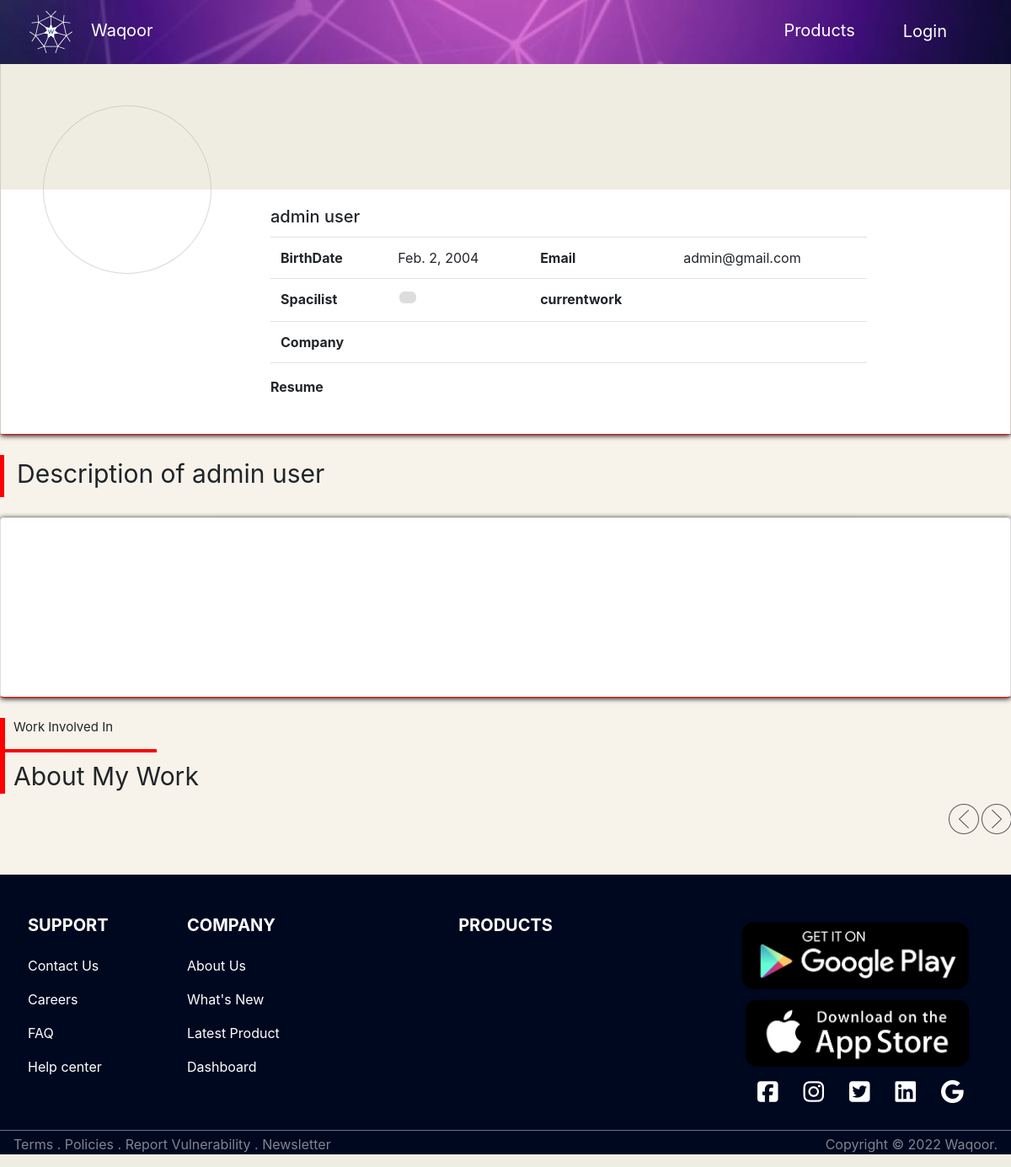
The app's page /sorha/userprofile/admin@gmail.com/ with its own data.
### mainapp/models.py (models this page shows, shortened)
class CustomUser(AbstractBaseUser):
        email 					= models.EmailField(verbose_name="email", max_length=60, unique=True)
        username 				= None
        date_joined				= models.DateTimeField(verbose_name='date joined', auto_now_add=True)
        last_login				= models.DateTimeField(verbose_name='last login', auto_now=True)
        is_admin				= models.BooleanField(default=False)
        is_active				= models.BooleanField(default=True)
        is_staff				= models.BooleanField(default=False)
        is_superuser			= models.BooleanField(default=False)
        name                    = models.CharField(max_length = 100, default="")
        birthday                = models.DateField(auto_now=False, null=True, blank=True)
        phone                   = models.CharField(max_length = 100,default="")
        gender                  = models.CharField(max_length = 1,default="")
        spacialist              = models.CharField(max_length = 150,default="")
        currentwork             = models.CharField(max_length = 150,default="")
        company                 = models.CharField(max_length = 150,default="")
        Country                 =models.CharField(max_length = 150,default="")
        state                   = models.CharField(max_length = 1,default="")
        type                     =models.CharField(max_length = 150,default="Normal Member")
        short_description       =models.TextField(default="")
        USERNAME_FIELD = 'email'
        REQUIRED_FIELDS = ['name','birthday','phone','gender']
        objects = CustomUserManager()

### adminapp/views.py (the view)
# urls.py: path('userprofile/<str:email>/', views.user_profile, name='user_profile'),
def user_profile(request,email):
    record =  CustomUser.objects.get(email=email) #Search Record
    involved = Assignees.objects.filter(assigned_person=record.id)
    projects = Projects.objects.filter(Q(project_assignee__in=involved),state="Completed")
    project_count = projects.count()
    external_loop = math.ceil(project_count / 5)
    try:
            FileRecord =userFiles.objects.get(user_id=record.id) #Serch record in File Table
    except :
            FileRecord = None
    context ={"record":record,"FileRecord":FileRecord,"projects":projects,"external_loop":range(external_loop),"internal_loop":range(5)}
    return render(request, "adminapp/user_profile.html",context)

### adminapp/templates/adminapp/user_profile.html (shortened to what this page needs)
{% extends 'adminapp/header.html' %}
{% load static %}
{% block content %}
<br>
    <div class="card" style="width:100%;background:#efede1;border-bottom: 1px solid red;
    box-shadow: 0 1px 6px #080808;">
        <div class="img_dev">
            <div class="profile_img" ></div>
        </div>
        <div class="detail" style="background: white;">
            <div class="card-body" style=" margin-left: 300px;margin-right: 150px;">
                    <h5 class="card-title">{{record.name}}</h5>
                    <table class="table">
                    <tr><td><b>BirthDate</b></td><td>{{record.birthday}}</td><td><b>Email</b></td><td>{{record.email}}</td></tr>
                    <tr><td><b>Spacilist</b></td><td><div class="tags-input"><span class="tag">{{record.spacialist}}</span></div></td><td><b>currentwork</b></td><td>{{record.currentwork}}</td></tr>
                    <tr><td><b>Company</b></td><td>{{record.company}}</td><td></td><td></td></tr>
                    </table>
                    <div class="form-group">
                        <label for="exampleFormControlFile1"><b>Resume </b></label>
                    </div>
            </div>
        </div>
    </div>
    <br>
    <div style="display: flex;">
                <div class="" style ="border-left: 5px solid red;height: 50px;width:20px"></div>
                <div style="font-size: 30px;"> Description of {{record.name}}</div>
    </div>
    <br>
    <div class="card" style="border-bottom: 1px solid red;box-shadow: 0 1px 6px #080808;">
        <div class="header">
        </div>
        <div class="card-body">
        </div>
    </div>
    <br>
            <div style="display: flex; margin-bottom:10px">
            <div class="" style="border-left: 6px solid red;height: 90px;/* width:20px */"></div>
                <div>
                    <div style="font-size: 15px;margin-left: 10px;">Work Involved In</div>
                    <i class="right"></i>
                    <div style="font-size: 30px;margin-left: 10px;">About My Work</div>
                </div>
            </div>
			<div class="owl-buttons">
				<div class="row" >
					<div class="owl-prev">Previous</div>
					<div class="owl-next">Next</div>
				</div>
				<br>
			</div>
            <div id="carouselExampleControls1" class="carousel slide secondCarousel" data-ride="carousel">
                  {% load custom_tags %}
                  {% for n in external_loop%}
                            {% for i in internal_loop %}
                            {% load mathfilters %}
                            {% endfor %}
                {% endfor %}
                <br>
            </div>
    {% include "adminapp/footer.html" %}
{% endblock %}
{% block CSSLINK %}
<link rel="stylesheet" href={% static "adminapp/css/bootstrap.min.css" %}>
<link rel="stylesheet" href={% static "adminapp/css/homepage.css" %}>
<link rel="stylesheet" href={% static "adminapp/css/jquery.mCustomScrollbar.min.css" %}>
<link rel="stylesheet" href={% static "adminapp/css/icon.css" %}>
<link rel="stylesheet" href={% static "adminapp/jquery-ui-1.12.1/jquery-ui.min.css" %}>
<link rel="stylesheet" href={% static "adminapp/input_tags/tags.css" %}>
{% endblock %}

### adminapp/static/adminapp/input_tags/tags.css (style rules this page uses)
:root { font-family: Arial, Helvetica, sans-serif; }
.tags-input .tag { font-size: 85%; padding: 0.5em 0.75em; margin: 0.25em 0.1em; display: inline-block; background-color: #ddd; transition: all 0.1s linear; cursor: pointer; border-radius: 6px; text-transform: uppercase; }

### adminapp/static/adminapp/css/main.css (style rules this page uses)
i { border: solid red; border-width: 3px 3px 1px 1px; display: inline-block; width: 180px; }
.card-body { -ms-flex: 1 1 auto; flex: 1 1 auto; min-height: 1px; padding: 1.25rem; margin-left: 2%; min-height: 200px; }
.owl-buttons { right: 15px; top: -72px; margin-left:95% }
.owl-prev { background: url('../img/arrow-left.png') no-repeat left top; font-size: 0; height: 36px; width: 36px; margin-left: 1%; margin-right: 3%; }
.owl-next { background: url('../img/arrow-right.png') no-repeat left top; font-size: 0; height: 36px; width: 36px; margin-left: 1%; }

### adminapp/static/adminapp/css/404.css (style rules this page uses)
* { -webkit-box-sizing: border-box; box-sizing: border-box; }
body { padding: 0; margin: 0; }

### adminapp/static/adminapp/css/svg.css (style rules this page uses)
HTML, BODY { height: 100%; }

### records on screen
CustomUser: name "admin user", birthday "Feb. 2, 2004", email "admin@gmail.com"
